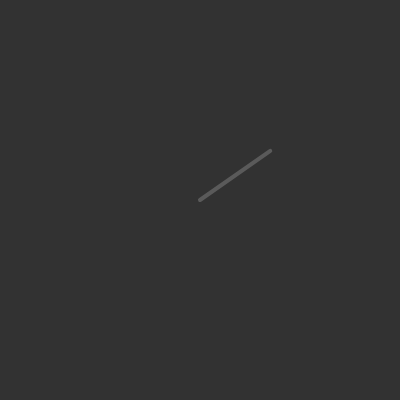
Frame 1 (no input)
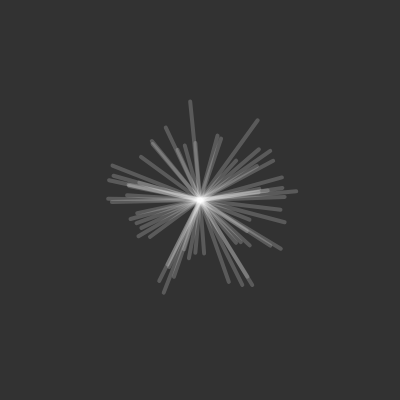
Frame 60 (no input)
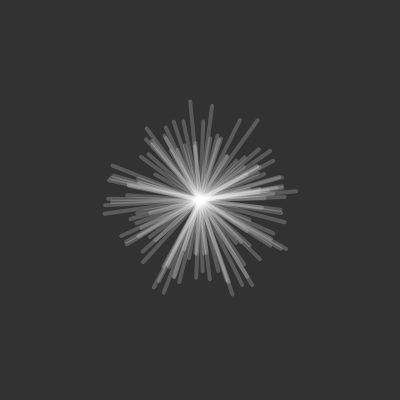
Frame 120 (the mouse pressed at the canvas centre since frame 60)

The p5.js sketch that drew these frames (run headless with seeded random() and noise() and a simulated clock; from frame 60 on, the mouse is pressed at the canvas centre):

// p5.js sketch
// ── sketch.js
function setup() {
	createCanvas(400, 400);
	background(50);
}

function draw() {
	translate(width/2, height/2);

	let vector = p5.Vector.random2D().mult(random(50, 100));

	strokeWeight(4);
	stroke(255, 50);
	line(0, 0, vector.x, vector.y);
}
